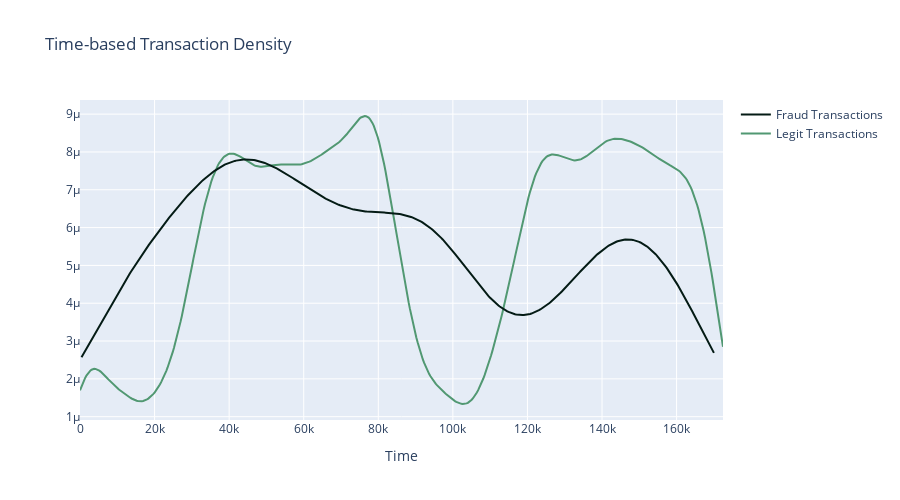

This figure's notebook cell:
### Markdown cell above
#### Time-based Transaction Density

### Code cell
class_legit = data.loc[data['Class'] == 0]["Time"]
class_fraud = data.loc[data['Class'] == 1]["Time"]

fig = ff.create_distplot([class_legit, class_fraud], ['Legit Transactions', 'Fraud Transactions'], colors=['#519872', '#041b15'], show_hist=False, show_rug=False)
fig['layout'].update(title='Time-based Transaction Density', xaxis=dict(title='Time'), width=900, height=500)
fig.write_image('../results/visualizations/time_transaction_density.png', scale=2)
pio.show(fig)

### Figure 1 — Plotly figure (JSON) as saved in the notebook; plotly's stock layout.template omitted (floating-point values rounded to 4 significant figures; data arrays with more than 128 entries replaced by an {"elided": "..."} marker saying what was removed)
{"data": [{"legendgroup": "Legit Transactions", "marker": {"color": "#519872"}, "mode": "lines", "name": "Legit Transactions", "showlegend": true, "type": "scatter", "x": {"elided": "500 float values"}, "xaxis": "x", "y": {"elided": "500 float values"}, "yaxis": "y"}, {"legendgroup": "Fraud Transactions", "marker": {"color": "#041b15"}, "mode": "lines", "name": "Fraud Transactions", "showlegend": true, "type": "scatter", "x": {"elided": "500 float values"}, "xaxis": "x", "y": {"elided": "500 float values"}, "yaxis": "y"}], "layout": {"barmode": "overlay", "height": 500, "hovermode": "closest", "legend": {"traceorder": "reversed"}, "title": {"text": "Time-based Transaction Density"}, "width": 900, "xaxis": {"anchor": "y2", "domain": [0, 1], "title": {"text": "Time"}, "zeroline": false}, "yaxis": {"anchor": "free", "domain": [0, 1], "position": 0}}}
